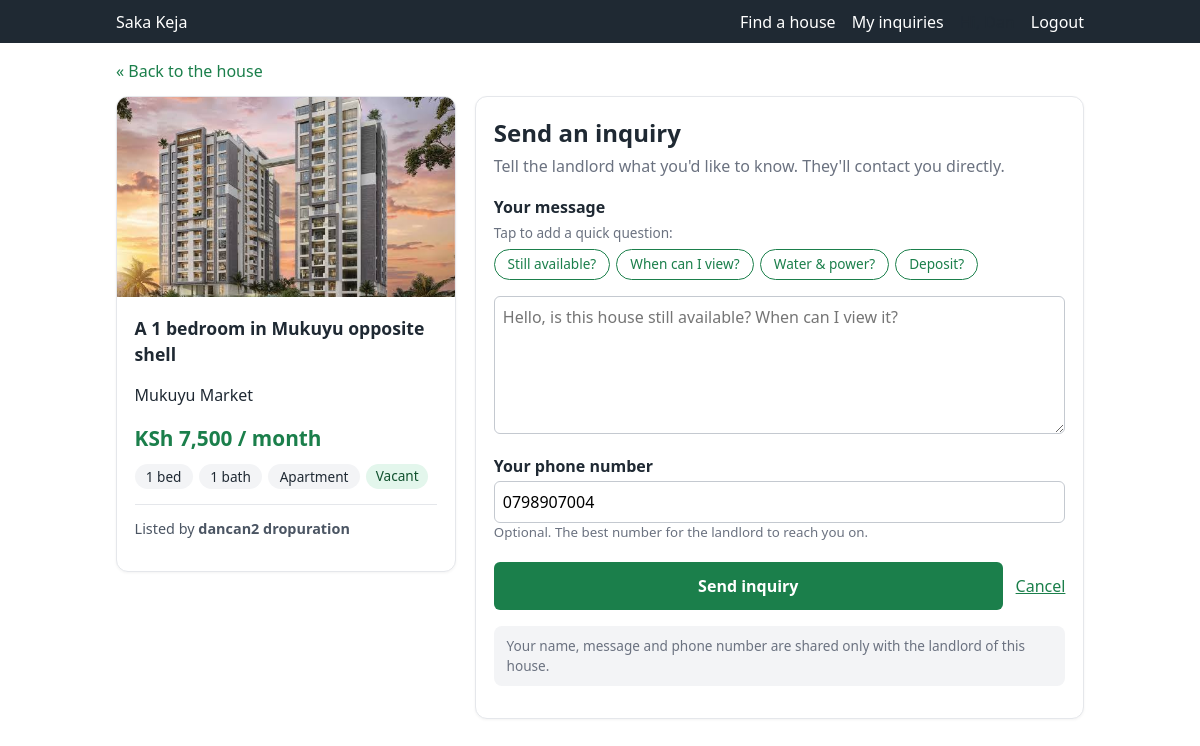
The page /inquiries/send/4/ (signed in) on the database its author committed.
### properties/models.py (models this page shows, shortened)
class HouseImage(models.Model):
    house = models.ForeignKey(
        House,
        on_delete=models.CASCADE,
        related_name="images",
    )
    image = models.ImageField(upload_to="houses/%Y/%m/")
    uploaded_at = models.DateTimeField(auto_now_add=True)
    class Meta:
        ordering = ["uploaded_at"]

class House(models.Model):
    class HouseType(models.TextChoices):
        APARTMENT = "apartment", "Apartment"
        STUDIO = "studio", "Studio"
        BEDSITTER = "bedsitter", "Bedsitter"
        BUNGALOW = "bungalow", "Bungalow"
        MAISONETTE = "maisonette", "Maisonette"
        OTHER = "other", "Other"
    class Status(models.TextChoices):
        VACANT = "vacant", "Vacant"
        OCCUPIED = "occupied", "Occupied"
    landlord = models.ForeignKey(
        settings.AUTH_USER_MODEL,
        on_delete=models.CASCADE,
        related_name="houses",
        limit_choices_to={"role": "landlord"},
    )
    location = models.ForeignKey(
        Location,
        on_delete=models.PROTECT,
        related_name="houses",
    )
    title = models.CharField(max_length=150)  # e.g. "2 Bedroom House in Murang'a Town"
    description = models.TextField(blank=True)
    rent = models.PositiveIntegerField(
        validators=[MinValueValidator(1)],
        help_text="Monthly rent in KSh",
    )
    bedrooms = models.PositiveSmallIntegerField(default=1)
    bathrooms = models.PositiveSmallIntegerField(default=1)
    house_type = models.CharField(
        max_length=20,
        choices=HouseType.choices,
        default=HouseType.APARTMENT,
    )
    status = models.CharField(
        max_length=10,
        choices=Status.choices,
        default=Status.VACANT,
    )
    created_at = models.DateTimeField(auto_now_add=True)
    updated_at = models.DateTimeField(auto_now=True)
    class Meta:
        ordering = ["-created_at"]
        indexes = [
            models.Index(fields=["location", "rent", "bedrooms"]),
            models.Index(fields=["status"]),
        ]
    @property
    def is_vacant(self):
        return self.status == self.Status.VACANT

class Location(models.Model):
    class LocationName(models.TextChoices):
        MURANGA_TOWN = "Murang'a Town", "Murang'a Town"
        MJINI = "Mjini", "Mjini"
        MUKUYU_MARKET = "Mukuyu Market", "Mukuyu Market"
        AREA_4 = "Area 4 near small gate", "Area 4 near small gate"
    name = models.CharField(
        max_length=100,
        choices=LocationName.choices,
        unique=True,
    )
    class Meta:
        ordering = ["name"]

### accounts/models.py (models this page shows, shortened)
class User(AbstractUser):
    class Role(models.TextChoices):
        TENANT = "tenant", "Tenant"
        LANDLORD = "landlord", "Landlord"
    role = models.CharField(
        max_length=20,
        choices=Role.choices,
        default=Role.TENANT,
    )
    phone_number = models.CharField(max_length=15, blank=True)
    @property
    def is_landlord(self):
        return self.role == self.Role.LANDLORD

### inquiries/views.py (the view, shortened to what this page needs)
# urls.py: path("send/<int:house_pk>/", views.send_inquiry, name="send_inquiry"),
@login_required
def send_inquiry(request, house_pk):
    house = get_object_or_404(House.objects.select_related("location"), pk=house_pk)
    if request.user.is_landlord:
        messages.error(request, "Landlords can't send inquiries. Log in with a tenant account.")
        return redirect("properties:house_detail", pk=house.pk)
    if not house.is_vacant:
        messages.error(request, "Sorry, this house is already occupied.")
        return redirect("properties:house_detail", pk=house.pk)
    form = InquiryForm(
        request.POST or None,
        initial={"phone_number": request.user.phone_number},
    )
    return render(request, "inquiries/inquiry_form.html", {"form": form, "house": house})

### inquiries/forms.py (shortened to what this page needs)
class InquiryForm(forms.ModelForm):
    class Meta:
        model = Inquiry
        fields = ["message", "phone_number"]
        widgets = {
            "message": forms.Textarea(
                attrs={
                    "rows": 5,
                    "placeholder": "Hello, is this house still available? When can I view it?",
                }
            ),
        }

### inquiries/context_processors.py (called while the page is built)
def unread_inquiries(request):
    user = request.user
    if user.is_authenticated and user.is_landlord:
        count = Inquiry.objects.filter(house__landlord=user, is_read=False).count()
        return {"unread_inquiries": count}
    return {}

### inquiries/templates/inquiries/inquiry_form.html (shortened to what this page needs)
{% extends "properties/base.html" %}
{% block content %}
<a href="{% url 'properties:house_detail' house.pk %}" class="back-link">&laquo; Back to the house</a>
<div class="inquiry-page">
  <aside class="panel house-summary">
    {% with image=house.images.all.0 %}
      {% if image %}
        <img src="{{ image.image.url }}" alt="{{ house.title }}">
      {% else %}
        <div class="no-photo">No photo</div>
      {% endif %}
    {% endwith %}
    <div class="panel-body">
      <h2>{{ house.title }}</h2>
      <p class="location">{{ house.location.name }}</p>
      <p class="rent">KSh {{ house.rent|floatformat:"0g" }} / month</p>
      <div class="spec-row">
        <span class="spec">{{ house.bedrooms }} bed</span>
        <span class="spec">{{ house.bathrooms }} bath</span>
        <span class="spec">{{ house.get_house_type_display }}</span>
        <span class="status status-{{ house.status }}">{{ house.get_status_display }}</span>
      </div>
      <p class="landlord-line">
        Listed by <strong>{{ house.landlord.get_full_name|default:house.landlord.username }}</strong>
      </p>
    </div>
  </aside>
  <section class="panel inquiry-card">
    <div class="panel-body">
      <h1>Send an inquiry</h1>
      <p class="sub">Tell the landlord what you'd like to know. They'll contact you directly.</p>
      <form method="post" novalidate>
        <div class="field">
          <label for="{{ form.message.id_for_label }}">Your message</label>
          <p class="quick-label">Tap to add a quick question:</p>
          <div class="chips">
            <button type="button" class="chip" data-text="Is this house still available?">Still available?</button>
            <button type="button" class="chip" data-text="When can I come to view it?">When can I view?</button>
            <button type="button" class="chip" data-text="Is water and electricity included in the rent?">Water &amp; power?</button>
            <button type="button" class="chip" data-text="How much is the deposit?">Deposit?</button>
          </div>
          {{ form.message }}
        </div>
        <div class="field">
          <label for="{{ form.phone_number.id_for_label }}">Your phone number</label>
          {{ form.phone_number }}
          {% if form.phone_number.help_text %}
            <small class="help">{{ form.phone_number.help_text }}</small>
          {% endif %}
        </div>
        <div class="form-actions">
          <button type="submit">Send inquiry</button>
          <a href="{% url 'properties:house_detail' house.pk %}">Cancel</a>
        </div>
      </form>
      <p class="privacy-note">
        Your name, message and phone number are shared only with the landlord of this house.
      </p>
    </div>
  </section>
</div>
{% endblock %}

### properties/templates/properties/base.html (style rules this page uses)
:root { --green: #1b7f4b; --dark: #1f2933; --grey: #f3f4f6; --red: #c0392b; }
* { box-sizing: border-box; }
body { margin: 0; font-family: system-ui, sans-serif; color: var(--dark); background: #fff; line-height: 1.5; }
a { color: var(--green); }
img { max-width: 100%; display: block; }
.field { margin-bottom: .9rem; }
.field label { display: block; font-weight: 600; margin-bottom: .2rem; }
input[type=text], input[type=number], input[type=email], input[type=password], input[type=tel], select, textarea { width: 100%; max-width: 420px; padding: .5rem; border: 1px solid #c4c9d0; border-radius: 6px; font: inherit; }
.help { color: #6b7280; display: block; }
button, .button { background: var(--green); color: #fff; border: 0; border-radius: 6px; padding: .5rem 1rem; font: inherit; cursor: pointer; text-decoration: none; display: inline-block; }
.rent { font-weight: 700; font-size: 1.1rem; margin: .2rem 0; }
.status { display: inline-block; padding: .1rem .6rem; border-radius: 99px; font-size: .85rem; background: var(--grey); }
.status-vacant { background: #e3f6ec; color: #11522f; }

### inquiries/templates/inquiries/inquiry_form.html (style rules this page uses)
.inquiry-page { display: grid; grid-template-columns: 1fr; gap: 1.2rem; align-items: start; }
@media (min-width: 800px) { .inquiry-page { grid-template-columns: 340px 1fr; } }
.back-link { display: inline-block; margin-bottom: .8rem; text-decoration: none; }
.panel { border: 1px solid #e5e7eb; border-radius: 12px; overflow: hidden; background: #fff; box-shadow: 0 1px 3px rgba(0,0,0,.05); }
.panel-body { padding: 1.1rem; }
.house-summary img, .house-summary .no-photo { width: 100%; height: 200px; object-fit: cover; border-radius: 0; }
.house-summary h2 { font-size: 1.1rem; margin: 0 0 .3rem; }
.house-summary .rent { color: var(--green); font-size: 1.3rem; margin: .4rem 0; }
.spec-row { display: flex; flex-wrap: wrap; gap: .4rem; margin-top: .6rem; }
.spec { background: var(--grey); border-radius: 99px; padding: .15rem .7rem; font-size: .85rem; }
.landlord-line { margin-top: .9rem; padding-top: .8rem; border-top: 1px solid #e5e7eb; font-size: .9rem; color: #4b5563; }
.inquiry-card h1 { font-size: 1.5rem; margin: 0 0 .2rem; }
.inquiry-card .sub { color: #6b7280; margin: 0 0 1.1rem; }
.inquiry-card textarea, .inquiry-card input[type=text], .inquiry-card input[type=tel] { max-width: 100%; }
.inquiry-card textarea { min-height: 130px; resize: vertical; }
.quick-label { font-size: .85rem; color: #6b7280; margin: 0 0 .4rem; }
.chips { display: flex; flex-wrap: wrap; gap: .4rem; margin-bottom: 1rem; }
.chip { background: #fff; color: var(--green); border: 1px solid var(--green); border-radius: 99px; padding: .25rem .8rem; font-size: .85rem; cursor: pointer; }
.form-actions { display: flex; flex-wrap: wrap; gap: .8rem; align-items: center; margin-top: 1.2rem; }
.form-actions button { flex: 1 1 200px; padding: .75rem 1rem; font-weight: 600; }
.privacy-note { margin-top: 1rem; font-size: .85rem; color: #6b7280; background: var(--grey); border-radius: 8px; padding: .6rem .8rem; }

### rows shown on the page
HouseImage: image (picture)
House: title "A 1 bedroom in Mukuyu opposite shell", location.name "Mukuyu Market", rent "7,500", bedrooms "1", bathrooms "1", house_type "Apartment", status "Vacant", landlord.get_full_name "dancan2 dropuration"
User: phone_number "0798907004"
